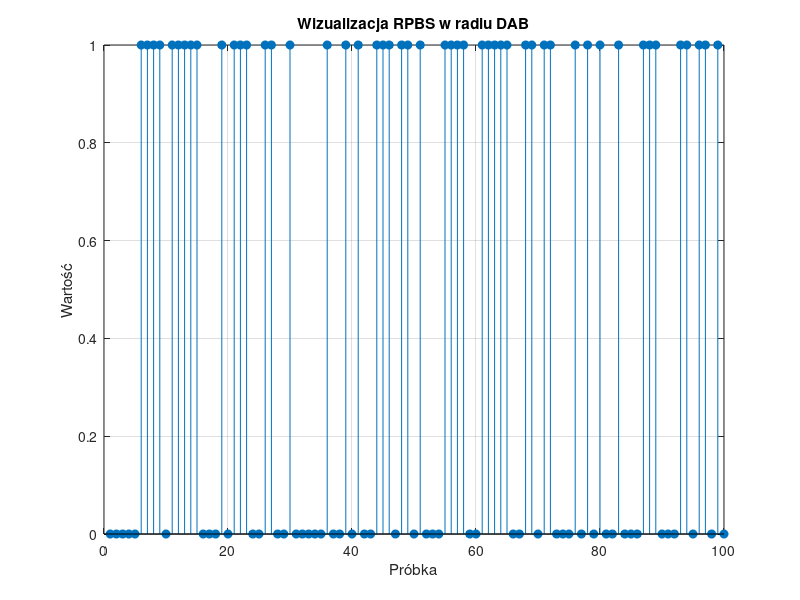

Here is the MATLAB script that generated this plot:
 %Generowanie sekwencji PRBS w radiu DAB. 
N = 9; % elementy bufora
n_bits=100; % liczba generowanych bitów
%inicjalizcja rejestru opresównego jedynkami
rejestr_przesuwny = ones(1,N);
%sekwencja wyjściowa po PRBS
%prbs= zeros(1, n_bits)
%prbs = [1 0 1 0 1 1 0 1 0]
prbs = randi([0,1], 1, N)

for i=1:n_bits
    %sprzężenie zwrotne 
    odopowiedx_ukladu= xor(rejestr_przesuwny(5),rejestr_przesuwny(9));
    %przesuniecie w prawko
    rejestr_przesuwny(2:N)=rejestr_przesuwny(1:N-1);
    %wstawinie bitu sprzężenia zwrotnego
    rejestr_przesuwny(1) = odopowiedx_ukladu;
    prbs(i) = odopowiedx_ukladu;
end

% Opcjonalne: Wykres sekwencji PRBS
figure;
stem(prbs, 'filled');
title('Wizualizacja RPBS w radiu DAB');
xlabel('Próbka');
ylabel('Wartość');
grid on;